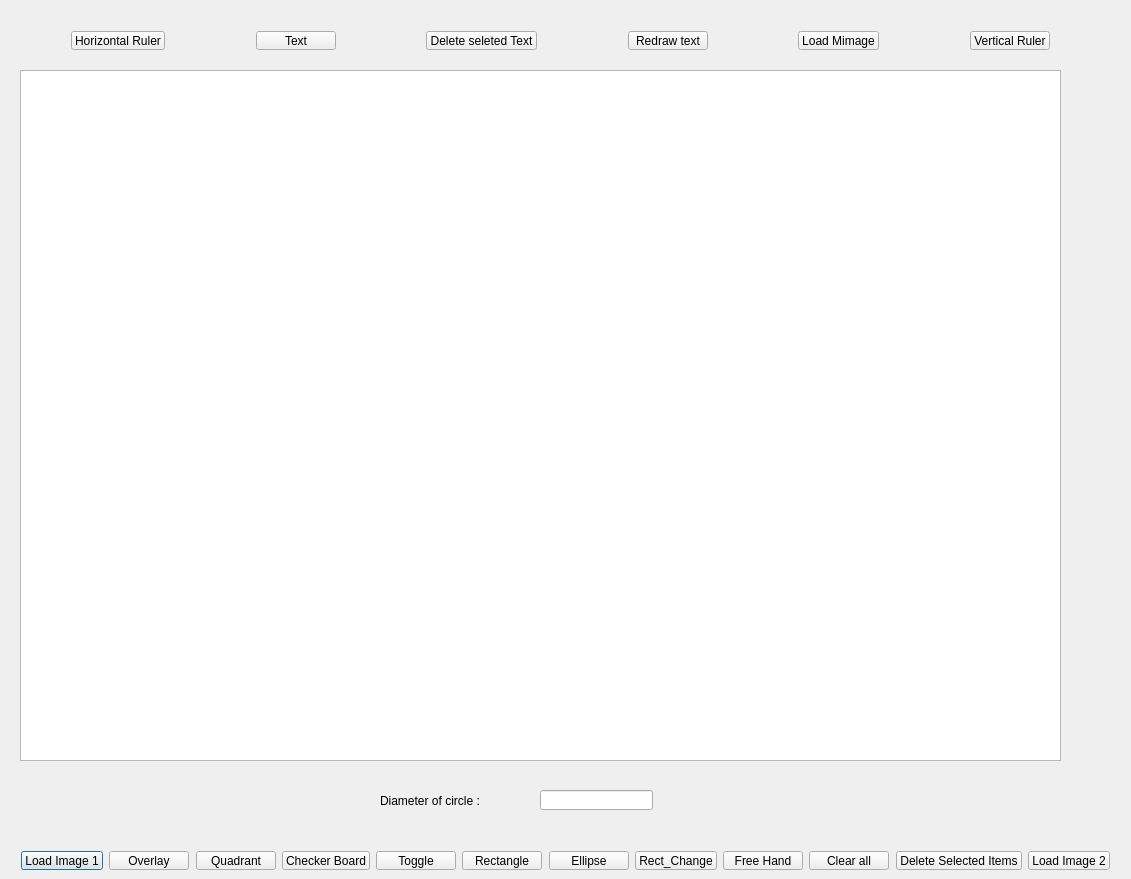
<?xml version="1.0" encoding="UTF-8"?>
<ui version="4.0">
 <class>operation_Img</class>
 <widget class="QDialog" name="operation_Img">
  <property name="geometry">
   <rect>
    <x>0</x>
    <y>0</y>
    <width>1131</width>
    <height>879</height>
   </rect>
  </property>
  <property name="windowTitle">
   <string>operation_Img</string>
  </property>
  <widget class="QGraphicsView" name="graphicsView">
   <property name="geometry">
    <rect>
     <x>20</x>
     <y>70</y>
     <width>1041</width>
     <height>691</height>
    </rect>
   </property>
  </widget>
  <widget class="QWidget" name="layoutWidget">
   <property name="geometry">
    <rect>
     <x>10</x>
     <y>840</y>
     <width>1111</width>
     <height>41</height>
    </rect>
   </property>
   <layout class="QHBoxLayout" name="horizontalLayout">
    <item>
     <widget class="QPushButton" name="PB_LoadImage1">
      <property name="text">
       <string>Load Image 1</string>
      </property>
     </widget>
    </item>
    <item>
     <spacer name="horizontalSpacer">
      <property name="orientation">
       <enum>Qt::Horizontal</enum>
      </property>
      <property name="sizeHint" stdset="0">
       <size>
        <width>40</width>
        <height>20</height>
       </size>
      </property>
     </spacer>
    </item>
    <item>
     <widget class="QPushButton" name="PB_Overlay">
      <property name="text">
       <string>Overlay</string>
      </property>
     </widget>
    </item>
    <item>
     <spacer name="horizontalSpacer_2">
      <property name="orientation">
       <enum>Qt::Horizontal</enum>
      </property>
      <property name="sizeHint" stdset="0">
       <size>
        <width>40</width>
        <height>20</height>
       </size>
      </property>
     </spacer>
    </item>
    <item>
     <widget class="QPushButton" name="PB_Quadrant">
      <property name="text">
       <string>Quadrant</string>
      </property>
     </widget>
    </item>
    <item>
     <spacer name="horizontalSpacer_3">
      <property name="orientation">
       <enum>Qt::Horizontal</enum>
      </property>
      <property name="sizeHint" stdset="0">
       <size>
        <width>40</width>
        <height>20</height>
       </size>
      </property>
     </spacer>
    </item>
    <item>
     <widget class="QPushButton" name="PB_CheckerBoard">
      <property name="text">
       <string>Checker Board</string>
      </property>
     </widget>
    </item>
    <item>
     <spacer name="horizontalSpacer_4">
      <property name="orientation">
       <enum>Qt::Horizontal</enum>
      </property>
      <property name="sizeHint" stdset="0">
       <size>
        <width>40</width>
        <height>20</height>
       </size>
      </property>
     </spacer>
    </item>
    <item>
     <widget class="QPushButton" name="PB_Toggle">
      <property name="text">
       <string>Toggle</string>
      </property>
      <property name="checkable">
       <bool>true</bool>
      </property>
      <property name="checked">
       <bool>false</bool>
      </property>
     </widget>
    </item>
    <item>
     <spacer name="horizontalSpacer_7">
      <property name="orientation">
       <enum>Qt::Horizontal</enum>
      </property>
      <property name="sizeHint" stdset="0">
       <size>
        <width>40</width>
        <height>20</height>
       </size>
      </property>
     </spacer>
    </item>
    <item>
     <widget class="QPushButton" name="PB_Rectangle">
      <property name="text">
       <string>Rectangle</string>
      </property>
     </widget>
    </item>
    <item>
     <spacer name="horizontalSpacer_6">
      <property name="orientation">
       <enum>Qt::Horizontal</enum>
      </property>
      <property name="sizeHint" stdset="0">
       <size>
        <width>40</width>
        <height>20</height>
       </size>
      </property>
     </spacer>
    </item>
    <item>
     <widget class="QPushButton" name="PB_Ellipse">
      <property name="text">
       <string>Ellipse</string>
      </property>
     </widget>
    </item>
    <item>
     <spacer name="horizontalSpacer_11">
      <property name="orientation">
       <enum>Qt::Horizontal</enum>
      </property>
      <property name="sizeHint" stdset="0">
       <size>
        <width>40</width>
        <height>20</height>
       </size>
      </property>
     </spacer>
    </item>
    <item>
     <widget class="QPushButton" name="PB_RectChange">
      <property name="text">
       <string>Rect_Change</string>
      </property>
     </widget>
    </item>
    <item>
     <spacer name="horizontalSpacer_8">
      <property name="orientation">
       <enum>Qt::Horizontal</enum>
      </property>
      <property name="sizeHint" stdset="0">
       <size>
        <width>40</width>
        <height>20</height>
       </size>
      </property>
     </spacer>
    </item>
    <item>
     <widget class="QPushButton" name="PB_FreeHand">
      <property name="text">
       <string>Free Hand</string>
      </property>
     </widget>
    </item>
    <item>
     <spacer name="horizontalSpacer_10">
      <property name="orientation">
       <enum>Qt::Horizontal</enum>
      </property>
      <property name="sizeHint" stdset="0">
       <size>
        <width>40</width>
        <height>20</height>
       </size>
      </property>
     </spacer>
    </item>
    <item>
     <widget class="QPushButton" name="PB_Clearall">
      <property name="text">
       <string>Clear all</string>
      </property>
     </widget>
    </item>
    <item>
     <spacer name="horizontalSpacer_9">
      <property name="orientation">
       <enum>Qt::Horizontal</enum>
      </property>
      <property name="sizeHint" stdset="0">
       <size>
        <width>40</width>
        <height>20</height>
       </size>
      </property>
     </spacer>
    </item>
    <item>
     <widget class="QPushButton" name="PB_Delete">
      <property name="text">
       <string>Delete Selected Items</string>
      </property>
     </widget>
    </item>
    <item>
     <spacer name="horizontalSpacer_5">
      <property name="orientation">
       <enum>Qt::Horizontal</enum>
      </property>
      <property name="sizeHint" stdset="0">
       <size>
        <width>40</width>
        <height>20</height>
       </size>
      </property>
     </spacer>
    </item>
    <item>
     <widget class="QPushButton" name="PB_LoadImage2">
      <property name="text">
       <string>Load Image 2</string>
      </property>
     </widget>
    </item>
   </layout>
  </widget>
  <widget class="QWidget" name="layoutWidget">
   <property name="geometry">
    <rect>
     <x>60</x>
     <y>20</y>
     <width>1001</width>
     <height>41</height>
    </rect>
   </property>
   <layout class="QHBoxLayout" name="horizontalLayout_2">
    <item>
     <widget class="QPushButton" name="PB_HorizRuler">
      <property name="text">
       <string>Horizontal Ruler</string>
      </property>
      <property name="checkable">
       <bool>true</bool>
      </property>
      <property name="checked">
       <bool>false</bool>
      </property>
     </widget>
    </item>
    <item>
     <spacer name="horizontalSpacer_13">
      <property name="orientation">
       <enum>Qt::Horizontal</enum>
      </property>
      <property name="sizeHint" stdset="0">
       <size>
        <width>40</width>
        <height>20</height>
       </size>
      </property>
     </spacer>
    </item>
    <item>
     <widget class="QPushButton" name="pushButton">
      <property name="text">
       <string>Text</string>
      </property>
     </widget>
    </item>
    <item>
     <spacer name="horizontalSpacer_15">
      <property name="orientation">
       <enum>Qt::Horizontal</enum>
      </property>
      <property name="sizeHint" stdset="0">
       <size>
        <width>40</width>
        <height>20</height>
       </size>
      </property>
     </spacer>
    </item>
    <item>
     <widget class="QPushButton" name="pushButton_2">
      <property name="text">
       <string>Delete seleted Text</string>
      </property>
     </widget>
    </item>
    <item>
     <spacer name="horizontalSpacer_16">
      <property name="orientation">
       <enum>Qt::Horizontal</enum>
      </property>
      <property name="sizeHint" stdset="0">
       <size>
        <width>40</width>
        <height>20</height>
       </size>
      </property>
     </spacer>
    </item>
    <item>
     <widget class="QPushButton" name="pushButton_3">
      <property name="text">
       <string>Redraw text</string>
      </property>
     </widget>
    </item>
    <item>
     <spacer name="horizontalSpacer_14">
      <property name="orientation">
       <enum>Qt::Horizontal</enum>
      </property>
      <property name="sizeHint" stdset="0">
       <size>
        <width>40</width>
        <height>20</height>
       </size>
      </property>
     </spacer>
    </item>
    <item>
     <widget class="QPushButton" name="PB_Image">
      <property name="text">
       <string>Load Mimage</string>
      </property>
     </widget>
    </item>
    <item>
     <spacer name="horizontalSpacer_12">
      <property name="orientation">
       <enum>Qt::Horizontal</enum>
      </property>
      <property name="sizeHint" stdset="0">
       <size>
        <width>40</width>
        <height>20</height>
       </size>
      </property>
     </spacer>
    </item>
    <item>
     <widget class="QPushButton" name="PB_VertiRuler">
      <property name="text">
       <string>Vertical Ruler</string>
      </property>
      <property name="checkable">
       <bool>true</bool>
      </property>
      <property name="checked">
       <bool>false</bool>
      </property>
     </widget>
    </item>
   </layout>
  </widget>
  <widget class="QWidget" name="widget" native="true">
   <property name="geometry">
    <rect>
     <x>360</x>
     <y>770</y>
     <width>321</width>
     <height>61</height>
    </rect>
   </property>
   <widget class="QLineEdit" name="lineEdit">
    <property name="geometry">
     <rect>
      <x>180</x>
      <y>20</y>
      <width>113</width>
      <height>20</height>
     </rect>
    </property>
   </widget>
   <widget class="QLabel" name="label">
    <property name="geometry">
     <rect>
      <x>20</x>
      <y>20</y>
      <width>111</width>
      <height>21</height>
     </rect>
    </property>
    <property name="text">
     <string>Diameter of circle :</string>
    </property>
   </widget>
  </widget>
 </widget>
 <layoutdefault spacing="6" margin="11"/>
 <resources/>
 <connections/>
</ui>
